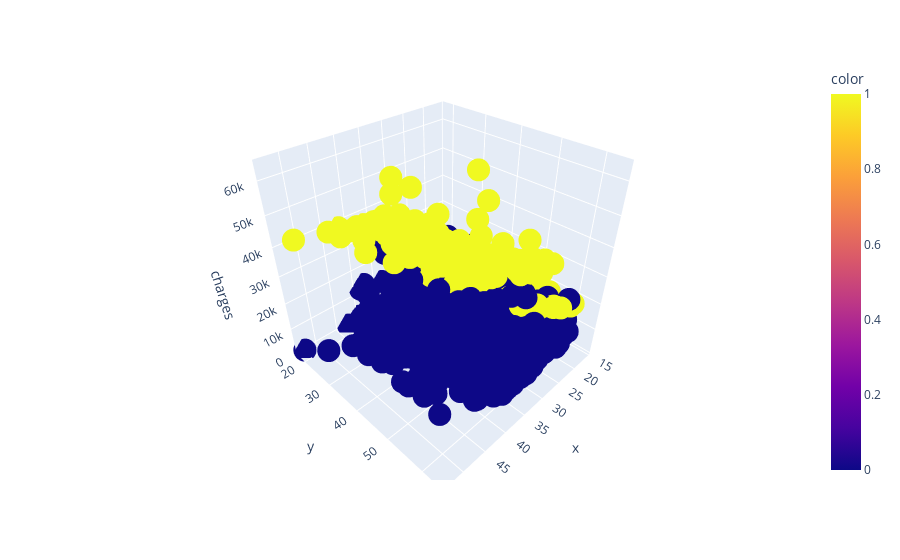

Here is the notebook cell this chart was saved with:
### Markdown cell above
A graph with respect to bmi,age and charges is plotted. Also smoker is indicated.

### Code cell
import plotly.express as px
import plotly.graph_objects as go
import plotly.offline as po
po.init_notebook_mode(connected=True)

fig = px.scatter_3d(df, x=X.bmi, y=X.age, z=y,
              color=X.smoker)
fig.show()

### Figure 1 — Plotly figure (JSON) as saved in the notebook; plotly's stock layout.template omitted (floating-point values rounded to 4 significant figures; data arrays with more than 128 entries replaced by an {"elided": "..."} marker saying what was removed)
{"data": [{"hovertemplate": "x=%{x}<br>y=%{y}<br>charges=%{z}<br>color=%{marker.color}", "showlegend": false, "legendgroup": "", "name": "", "scene": "scene", "y": {"elided": "1338 int values"}, "hoverlabel": {"namelength": 0}, "mode": "markers", "marker": {"color": {"elided": "1338 int values"}, "symbol": "circle", "coloraxis": "coloraxis"}, "x": {"elided": "1338 float values"}, "z": {"elided": "1338 float values"}, "type": "scatter3d"}], "layout": {"scene": {"domain": {"y": [0, 1], "x": [0, 1]}, "zaxis": {"title": {"text": "charges"}}, "xaxis": {"title": {"text": "x"}}, "yaxis": {"title": {"text": "y"}}}, "margin": {"t": 60}, "legend": {"tracegroupgap": 0}, "coloraxis": {"colorbar": {"title": {"text": "color"}}, "colorscale": [[0, "#0d0887"], [0.1111, "#46039f"], [0.2222, "#7201a8"], [0.3333, "#9c179e"], [0.4444, "#bd3786"], [0.5556, "#d8576b"], [0.6667, "#ed7953"], [0.7778, "#fb9f3a"], [0.8889, "#fdca26"], [1, "#f0f921"]]}}}
